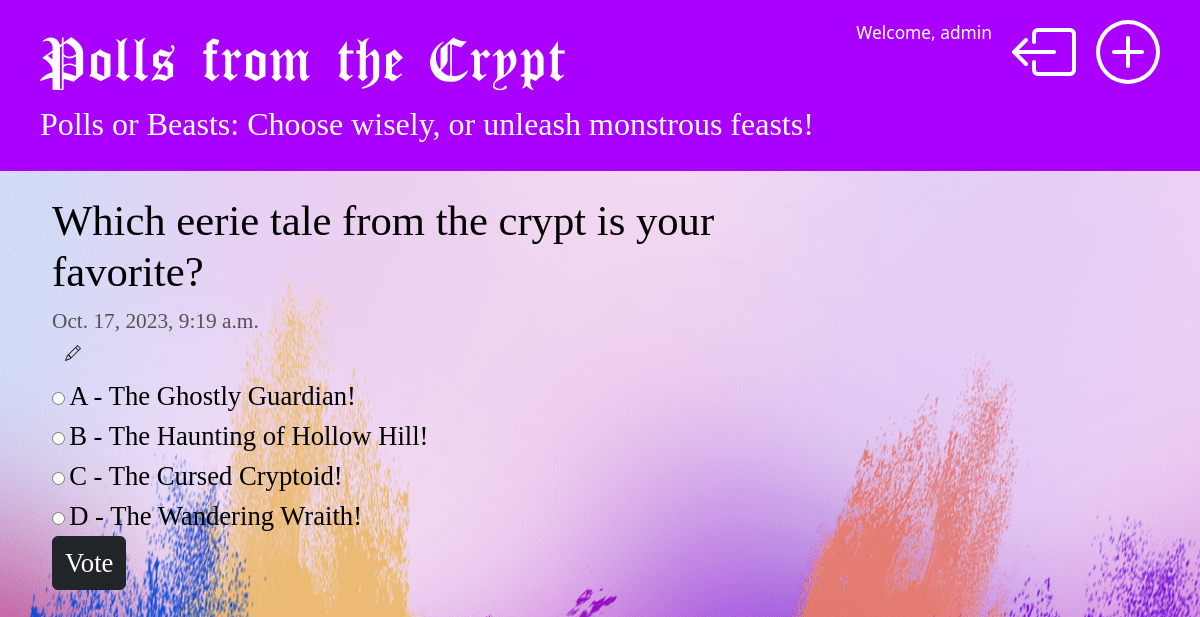
Screenshot of /polls/6/ (signed in) with the database file from the repository.
### polls/models.py (models this page shows, shortened)
class Question(models.Model):
    question_text = models.CharField(max_length=200)
    pub_date = models.DateTimeField("date published", blank=True, null=True)

class Choice(models.Model):
    question = models.ForeignKey(Question, on_delete=models.CASCADE)
    choice_text = models.CharField(max_length=200)
    votes = models.IntegerField(default=0)

### polls/views.py (the view)
# urls.py: path("<int:pk>/", views.DetailView.as_view(), name="detail"),
class DetailView(PollsBaseView, generic.DetailView):
    model = Question
    template_name = "polls/detail.html"
    def get_queryset(self):
        return Question.objects.filter(pub_date__lte=timezone.now())

### polls/views.py (called while the page is built)
    def get_slogan(self):
        return random.choice(self.slogans)

    def get_context_data(self, **kwargs):
        context = super().get_context_data(**kwargs)
        context['slogan'] = self.get_slogan()
        return context

### polls/templates/polls/detail.html (shortened to what this page needs)
{% extends 'polls/base.html' %}
{% load crispy_forms_tags %}
{% block content %}
    <form action="{% url 'polls:vote' question.id %}" method="post">
        <fieldset>
            <legend>
                <h1>{{ question.question_text }}</h1>
                {% if question.pub_date %}
                    <div class="date">
                        {{ question.pub_date }}
                    </div>
                {% endif %}
                {% if user.is_staff %}
                    <a class="btn btn-default" href="{% url 'polls:poll_edit' pk=question.pk %}">
                    </a>
                {% endif %}
            </legend>
            {% for choice in question.choice_set.all %}
                <input type="radio" name="choice" id="choice{{ forloop.counter }}" value="{{ choice.id }}">
                <label for="choice{{ forloop.counter }}">{{ choice.choice_text }}</label><br>
            {% endfor %}
        </fieldset>
        <input type="submit" class="btn btn-dark" value="Vote">
    </form>
{% endblock %}

### polls/templates/polls/base.html (shortened to what this page needs)
{% load static %}
<html>
    <head>
        <link href="https://cdn.jsdelivr.net/npm/bootstrap@5.3.2/dist/css/bootstrap.min.css" rel="stylesheet">
        <link rel="stylesheet" href="{% static 'polls/style.css' %}">
    </head>
    <body>
        <div class="page-header">
            {% if user.is_authenticated %}
                {% if user.is_staff %}
                    <a href="{% url 'polls:poll_new' %}" class="top-menu">
                        <span style="color: white">
                        </span>
                    </a>
                {% endif %}
                <a href="{% url 'polls:logout' %}" class="top-menu">
                    <span style="color: white">
                    </span>
                </a>
                <a href="#" class="top-menu-welcome">
                    <span style="color: white">Welcome, {{user.username}}</span>
                </a>
            {% endif %}
            <h1><a href="/polls">Polls from the Crypt</a></h1>
            <h4><a href="/polls">{{ slogan }}</a></h4>
        </div>
        <div class="content container mt-4">
            <div class="row">
                <div class="col-md-8">
                    {% block content %}
                    {% endblock %}
                </div>
            </div>
        </div>
    </body>
</html>

### polls/static/polls/style.css (style rules this page uses)
body { background: white url("images/background.png") no-repeat; }
.page-header { background-color: #aa00ff; margin-top: 0; padding: 20px 20px 20px 40px; }
.page-header h1, .page-header h1 a, .page-header h1 a:visited, .page-header h1 a:active, .page-header h2, .page-header h2 a, .page-header h2 a:visited, .page-header h2 a:active, .page-header h3, .page-header h3 a, .page-header h3 a:visited, .page-header h3 a:active .page-header h4, .page-header h4 a, .page-header h4 a:visited, .page-header h4 a:active { color: #ffffff; text-decoration: none; }
.page-header h1 { font-size: 48pt; font-family: 'CloisterBlack-Light' }
.page-header h4 { font-size: 24pt; font-family: 'WitcherHandwriting-Regular'; }
.content { margin-left: 40px; }
h1, h2, h3, h4 { font-family: Avantgarde, TeX Gyre Adventor, URW Gothic L, sans-serif; }
.content legend h1 { color: #000000; font-family: 'HalloweenNightmare'; text-decoration: none; font-size: 32pt; }
.content form fieldset label { color: #000000; font-family: 'HalloweenNightmare'; font-size: 20pt; }
.content form .btn-dark { color: #ffffff; font-family: 'HalloweenNightmare'; font-size: 20pt; }
.date { color: #535353; font-family: 'HalloweenNightmare'; font-size: 16pt; }
.top-menu, .top-menu:hover, .top-menu:visited { color: #ffffff; float: right; font-size: 26pt; margin-right: 20px; }
.top-menu-welcome, .top-menu-welcome:hover, .top-menu-welcome:visited { color: #ffffff; float: right; font-size: 13pt; margin-right: 20px; text-decoration: none; }

### rows the page displays
Question: question_text "Which eerie tale from the crypt is your favorite?", pub_date "Oct. 17, 2023, 9:19 a.m."
Choice: choice_text "A - The Ghostly Guardian!"
Choice: choice_text "B - The Haunting of Hollow Hill!"
Choice: choice_text "C - The Cursed Cryptoid!"
Choice: choice_text "D - The Wandering Wraith!"

### other values shown
{{ user.username }} "admin"
{{ slogan }} "Polls or Beasts: Choose wisely, or unleash monstrous feasts!"
